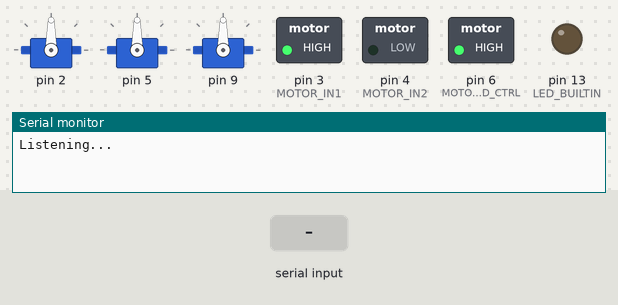
The sketch below on a simulated Arduino Uno, built with avr-gcc and run on an emulated ATmega328P. Shown: 3 × servo, switched loads named in the sketch (green lamp = pin HIGH), output pins drawn as LEDs (lit = HIGH), the last lines printed to the serial monitor. Dashed ring = blinking. The test bench sets the inputs (shaded band).

Above: at 1.8 s.
1.9 s: "SER" received over Serial
At 3.3 s:
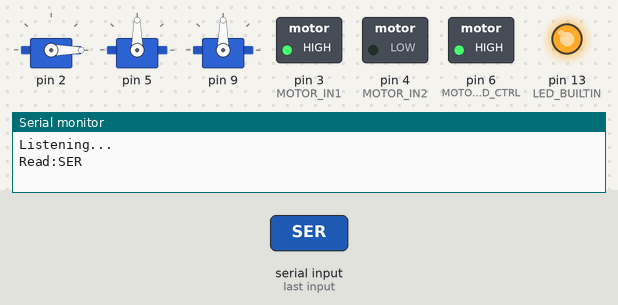
At 4.2 s:
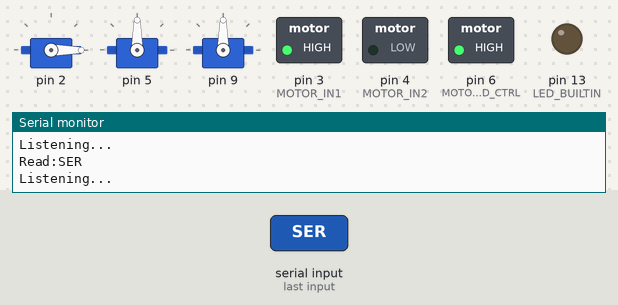
4.9 s: "SER,45\n" received over Serial
At 10.6 s:
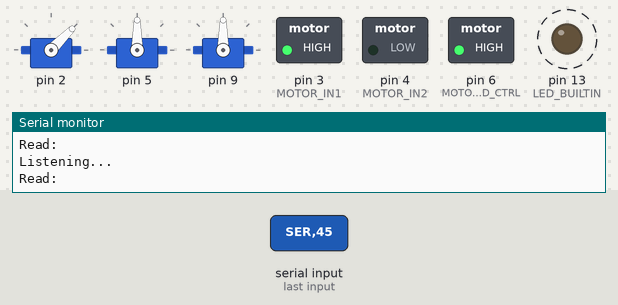
13.4 s: "SER90\n" received over Serial
Timing chart, 0 to 16.9 s (numbered marks = the images above; inputs shaded):
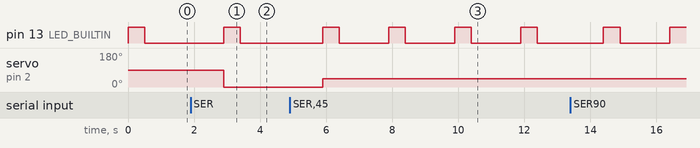

The sketch:

arduinoSketch.ino
```cpp
#include <Servo.h>

#define BAUD_RATE 115200
#define MOTOR_IN1 3
#define MOTOR_IN2 4
#define MOTOR_SPEED_CTRL 6
#define MOTOR_SPEED 255

Servo servos[3];


void setup() {
    // Serial
    Serial.begin(BAUD_RATE);
    Serial.println("Serial begins at baud rate " + BAUD_RATE);

    // Built-in LED
    pinMode(LED_BUILTIN, OUTPUT);

    // Servos
    servos[0].attach(2);
    servos[1].attach(5);
    servos[2].attach(9);

    // Motor
    pinMode(MOTOR_IN1, OUTPUT);
    pinMode(MOTOR_IN2, OUTPUT);
    digitalWrite(MOTOR_IN1, HIGH);
    digitalWrite(MOTOR_IN2, LOW);
    analogWrite(MOTOR_SPEED_CTRL, MOTOR_SPEED);
}

void loop() {
    blink();
    handleServos();
}

void blink() {
    digitalWrite(LED_BUILTIN, HIGH);
    delay(500);
    digitalWrite(LED_BUILTIN, LOW);
    delay(500);
}

void handleServos() {
    Serial.println("Listening...");
    if(Serial.available() < 0) return;

    String serialString = Serial.readString();

    Serial.println("Read:" + serialString);

    // If received string starts with the "SER" keyword, read the angle info.
    if(serialString.startsWith("SER")) {
        int servoID = serialString.substring(3, 4).toInt();
        int angle = serialString.substring(4).toInt();

        servos[servoID].write(angle);
    }
}
```

Measured:
- after the input at 1.9 s, servo on pin 2: 90° → 0° after 1.0 s
- after the input at 4.9 s, servo on pin 2: 0° → 45° after 1.0 s
- by itself, pin 13 (LED_BUILTIN): alternates HIGH for 0.50 s and LOW for 1.5 s
